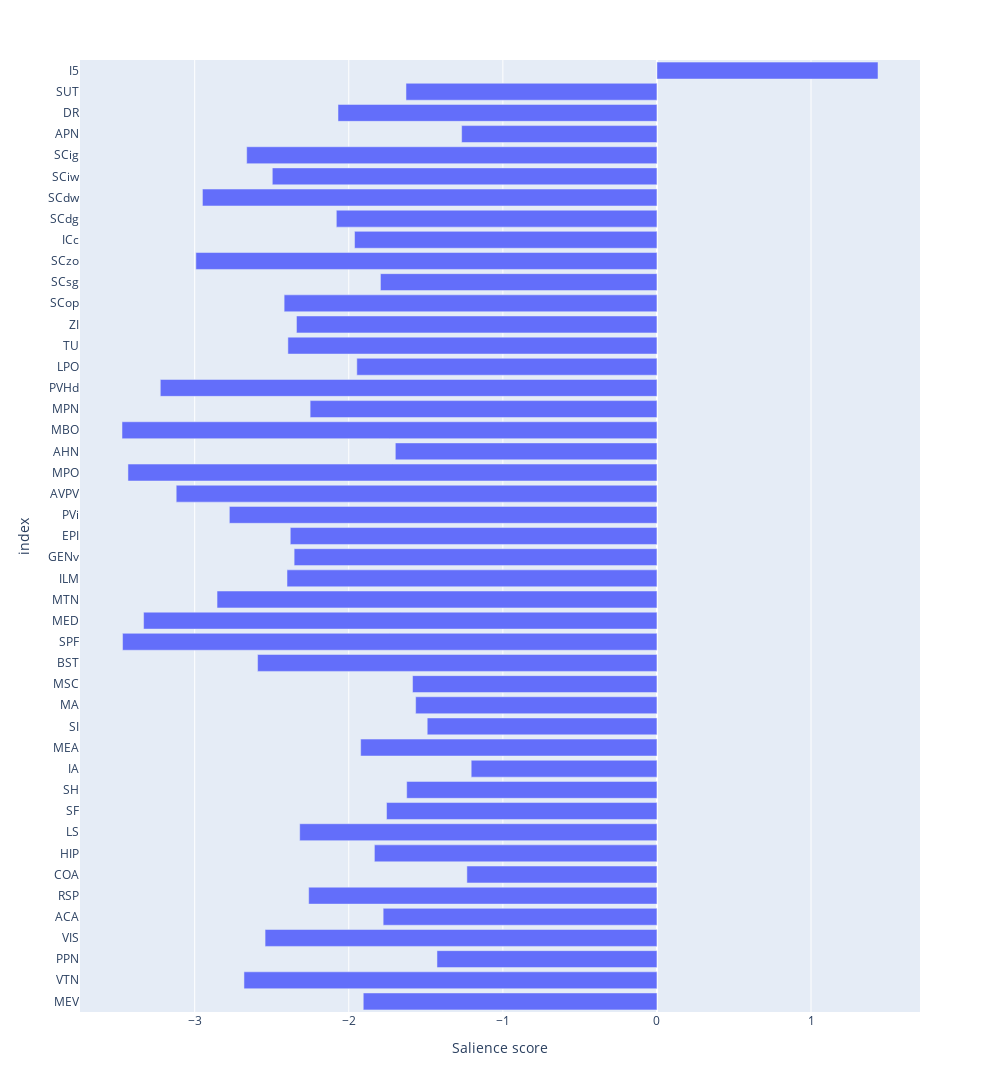

Notebook source saved alongside this figure:
### Code cell
# Plot PLS salience scores
plot_threshold = 1.2 # Only brain regions with a salience higher than plot_threshold are shown. 2 is the significance threshold.

file_title = 'PLS_CFos' + '_' + normalization + '.png'
output_path = os.path.join(animals_root, 'results_python')

tp, salient_regions = cfosPLS.plot_salience_scores(plot_threshold, output_path, file_title, brain_region_dict,
                              fig_width=1000, fig_height=2000)

### Figure 1 — Plotly figure (JSON) as saved in the notebook; plotly's stock layout.template omitted (floating-point values rounded to 4 significant figures)
{"data": [{"alignmentgroup": "True", "hovertemplate": "0=%{x}<br>index=%{y}<extra></extra>", "legendgroup": "", "marker": {"color": "#636efa", "pattern": {"shape": ""}}, "name": "", "offsetgroup": "", "orientation": "h", "showlegend": false, "textposition": "auto", "type": "bar", "x": [-1.906, -2.68, -1.428, -2.543, -1.777, -2.26, -1.233, -1.834, -2.318, -1.755, -1.624, -1.206, -1.923, -1.491, -1.566, -1.586, -2.592, -3.468, -3.332, -2.855, -2.401, -2.355, -2.38, -2.775, -3.12, -3.433, -1.698, -3.472, -2.251, -3.223, -1.948, -2.395, -2.339, -2.419, -1.794, -2.992, -1.962, -2.081, -2.95, -2.496, -2.663, -1.268, -2.07, -1.629, 1.435], "xaxis": "x", "y": ["MEV", "VTN", "PPN", "VIS", "ACA", "RSP", "COA", "HIP", "LS", "SF", "SH", "IA", "MEA", "SI", "MA", "MSC", "BST", "SPF", "MED", "MTN", "ILM", "GENv", "EPI", "PVi", "AVPV", "MPO", "AHN", "MBO", "MPN", "PVHd", "LPO", "TU", "ZI", "SCop", "SCsg", "SCzo", "ICc", "SCdg", "SCdw", "SCiw", "SCig", "APN", "DR", "SUT", "I5"], "yaxis": "y"}], "layout": {"barmode": "relative", "height": 2000, "legend": {"tracegroupgap": 0}, "margin": {"t": 60}, "width": 1000, "xaxis": {"anchor": "y", "domain": [0, 1], "title": {"text": "Salience score"}}, "yaxis": {"anchor": "x", "domain": [0, 1], "title": {"text": "index"}}}}
